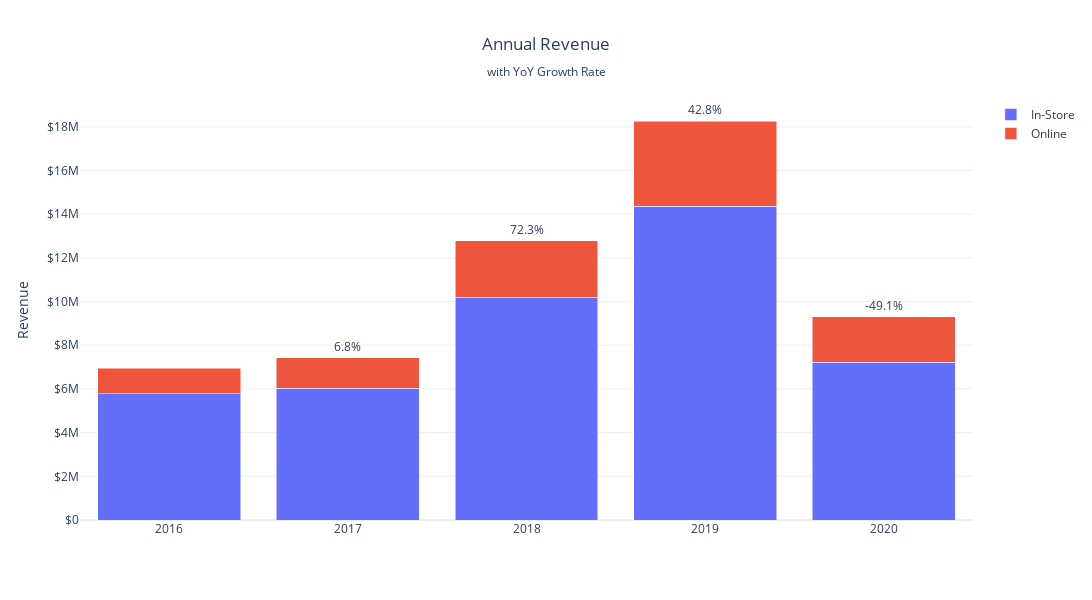

Notebook code cell kept with this figure:
### Markdown cell above
### Yearly Revenue & Year over Year Growth

### Code cell
# Aggregating revenue by purchase channel and year
yearly_channel = (
    sales
    .groupby(['year', 'channel'])['revenue']
    .sum()
    .reset_index()
)

# Aggregating revenue by year
yearly_total = (
    sales
    .groupby('year')['revenue']
    .sum()
    .reset_index(name='total_revenue')
    # YoY change
    .assign(pct_change=lambda df: df['total_revenue'].pct_change() * 100)
)

# Merging and preparing for plotting
yearly_channel = (
    yearly_channel
    .merge(yearly_total, on='year')
    .query('year != 2021')  # Excluding incomplete year
    .assign(
        # YoY change annotation (show on topmost bar, exclude starting year)
        yoy_label=lambda df: np.where(
            (df['channel'] == 'Online') & (df['pct_change'].isna() == False),
            df['pct_change'].round(1).astype(str) + '%',
            ''
        )
    )
)

# Creating bar chart
fig = px.bar(
    yearly_channel,
    x='year',
    y='revenue',
    color='channel',
    text='yoy_label',
    title='Annual Revenue<br><sub>with YoY Growth Rate</sub>',
    labels={
        'year': '',
        'revenue': 'Revenue',
        'channel': 'Channel'
    },
    custom_data=['total_revenue'],
    template='plotly_white'
)

# Formatting layout
fig.update_layout(
    barmode='stack',
    yaxis_tickprefix='$',
    height=600,
    width=1200,
    title_x=0.5,
    legend_title_text=''
)

# Formatting tooltip
fig.update_traces(
    textposition='outside',
    hovertemplate=(
        '<b>%{x}</b><br>'
        '%{fullData.name} Revenue: <b>$%{y:,.0f}</b><br>'
        'Total Revenue: <b>$%{customdata[0]:,.0f}</b><br>'
        '<extra></extra>'
    )
)

fig.show()

#fig.write_image("Static Charts/annual_revenue.png", scale=2)

### Figure 1 — Plotly figure (JSON) as saved in the notebook; plotly's stock layout.template omitted (floating-point values rounded to 4 significant figures)
{"data": [{"customdata": [[6947000.0], [7421000.0], [12790000.0], [18260000.0], [9295000.0]], "hovertemplate": "<b>%{x}</b><br>%{fullData.name} Revenue: <b>$%{y:,.0f}</b><br>Total Revenue: <b>$%{customdata[0]:,.0f}</b><br><extra></extra>", "legendgroup": "In-Store", "marker": {"color": "#636efa", "pattern": {"shape": ""}}, "name": "In-Store", "orientation": "v", "showlegend": true, "text": ["", "", "", "", ""], "textposition": "outside", "type": "bar", "x": [2016, 2017, 2018, 2019, 2020], "xaxis": "x", "y": [5777000.0, 6033000.0, 10210000.0, 14360000.0, 7225000.0], "yaxis": "y"}, {"customdata": [[6947000.0], [7421000.0], [12790000.0], [18260000.0], [9295000.0]], "hovertemplate": "<b>%{x}</b><br>%{fullData.name} Revenue: <b>$%{y:,.0f}</b><br>Total Revenue: <b>$%{customdata[0]:,.0f}</b><br><extra></extra>", "legendgroup": "Online", "marker": {"color": "#EF553B", "pattern": {"shape": ""}}, "name": "Online", "orientation": "v", "showlegend": true, "text": ["", "6.8%", "72.3%", "42.8%", "-49.1%"], "textposition": "outside", "type": "bar", "x": [2016, 2017, 2018, 2019, 2020], "xaxis": "x", "y": [1169000.0, 1388000.0, 2582000.0, 3908000.0, 2070000.0], "yaxis": "y"}], "layout": {"barmode": "stack", "height": 600, "legend": {"title": {"text": ""}, "tracegroupgap": 0}, "title": {"text": "Annual Revenue<br><sub>with YoY Growth Rate</sub>", "x": 0.5}, "width": 1200, "xaxis": {"anchor": "y", "domain": [0, 1], "title": {"text": ""}}, "yaxis": {"anchor": "x", "domain": [0, 1], "tickprefix": "$", "title": {"text": "Revenue"}}}}
